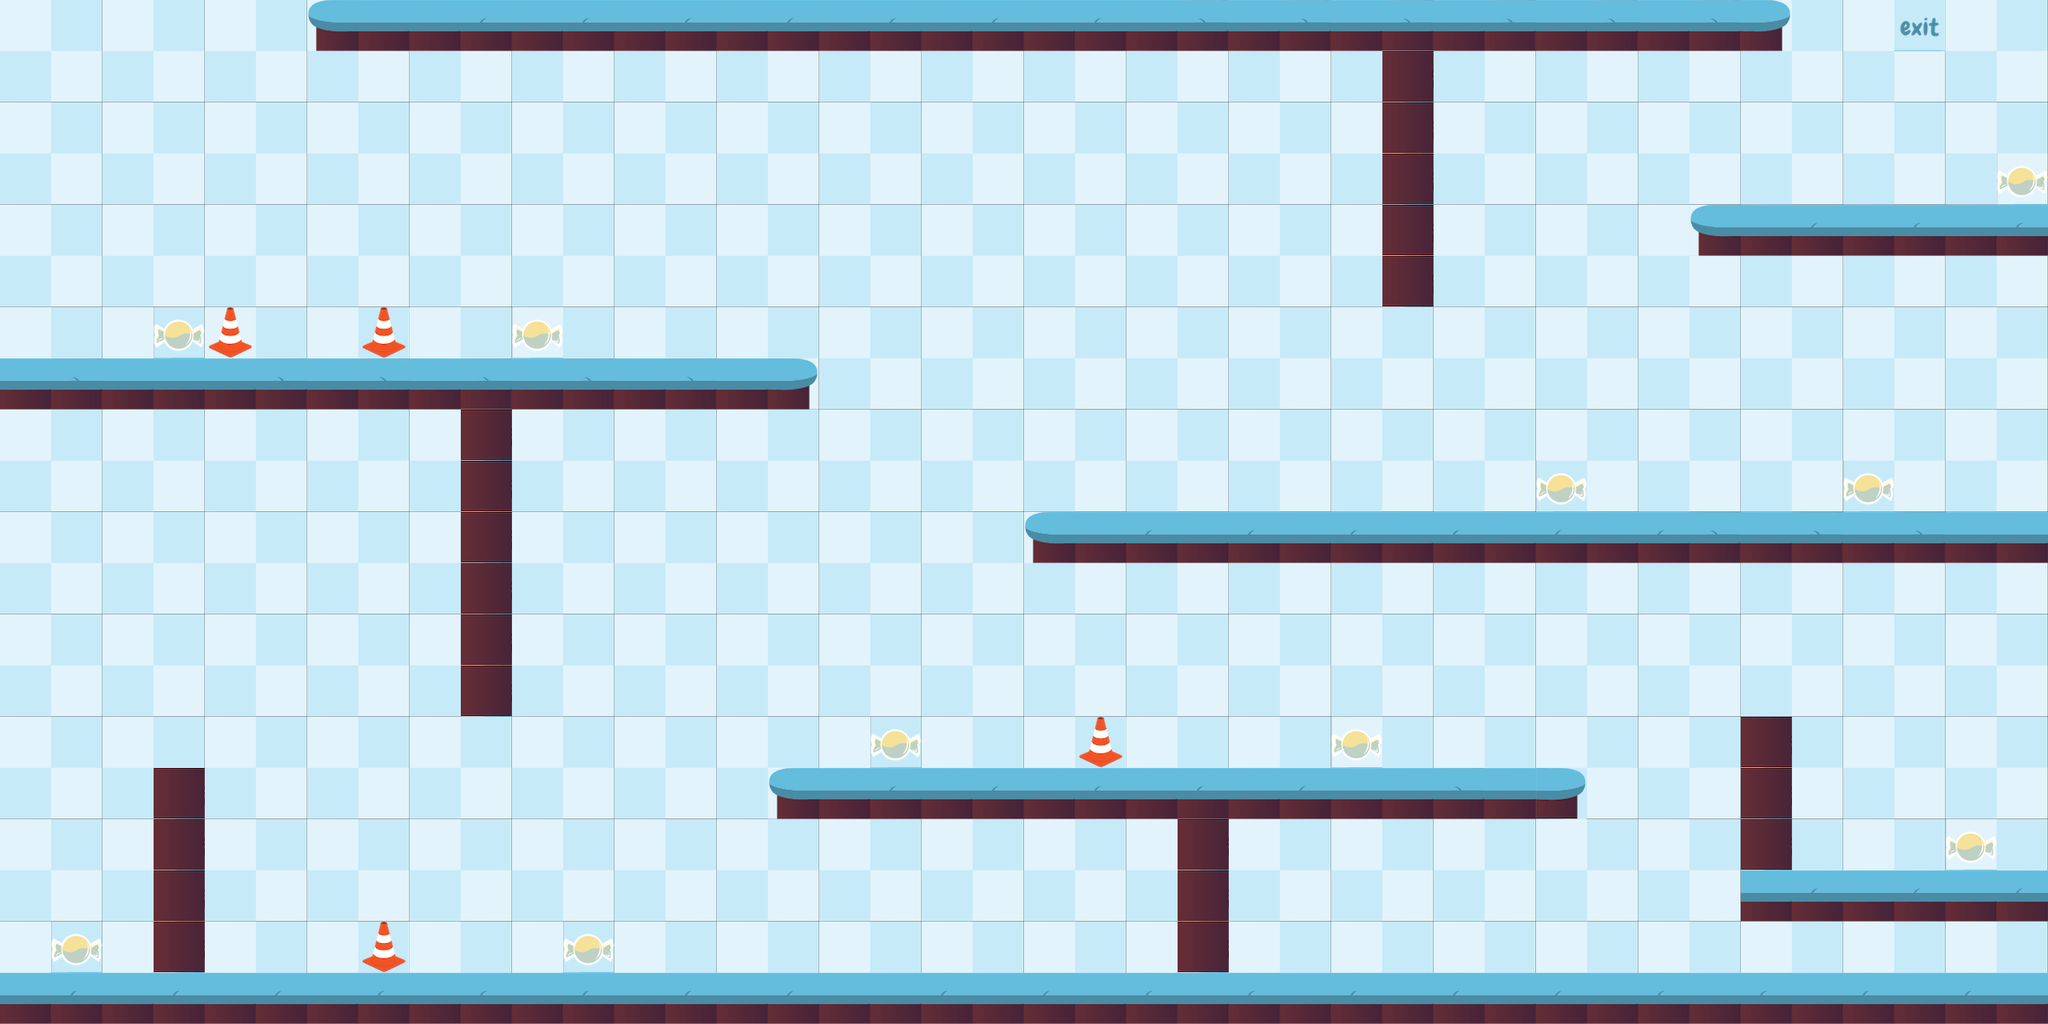

Rendered tile map (Tiled .tmx) drawn with the repository's tilesets; below, a short description and the map source with its tile grids summarised:
An orthogonal 40x20 tile map with 64x64 px tiles, 5 tile layers (backgroundLayer, pillarsLayer, obstaclesLayer, exitLayer, ...) and 4 objects (startPoint, endPoint, alien1, alien2).

<map version="1.5" tiledversion="2021.02.15" orientation="orthogonal" renderorder="right-down" width="40" height="20" tilewidth="64" tileheight="64" infinite="0" nextlayerid="9" nextobjectid="6">
 <editorsettings>
  <export target="level3.json" format="json" />
 </editorsettings>
 <tileset firstgid="1" name="tiles3" tilewidth="64" tileheight="64" tilecount="20" columns="5">
  <image source="tiles3.png" width="320" height="256" />
  <tile id="7">
   <properties>
    <property name="obstacles" type="bool" value="true" />
   </properties>
  </tile>
  <tile id="10">
   <properties>
    <property name="pillars" type="bool" value="true" />
   </properties>
  </tile>
  <tile id="13">
   <properties>
    <property name="pillars" type="bool" value="true" />
   </properties>
  </tile>
  <tile id="14">
   <properties>
    <property name="pillars" type="bool" value="true" />
   </properties>
  </tile>
  <tile id="15">
   <properties>
    <property name="pillars" type="bool" value="true" />
   </properties>
  </tile>
  <tile id="16">
   <properties>
    <property name="pillars" type="bool" value="true" />
   </properties>
  </tile>
  <tile id="17">
   <properties>
    <property name="pillars" type="bool" value="true" />
   </properties>
  </tile>
  <tile id="18">
   <properties>
    <property name="pillars" type="bool" value="true" />
   </properties>
  </tile>
  <tile id="19">
   <properties>
    <property name="pillars" type="bool" value="true" />
   </properties>
  </tile>
 </tileset>
 <layer id="1" name="backgroundLayer" width="40" height="20">
  <data>[800 cells, 800 non-empty, 4 distinct tile ids]</data>
 </layer>
 <layer id="2" name="pillarsLayer" width="40" height="20">
  <data>[800 cells, 155 non-empty, 7 distinct tile ids]</data>
 </layer>
 <layer id="3" name="obstaclesLayer" width="40" height="20">
  <data>[800 cells, 4 non-empty, 1 distinct tile ids]</data>
 </layer>
 <layer id="5" name="exitLayer" width="40" height="20">
  <data>[800 cells, 1 non-empty, 1 distinct tile ids]</data>
 </layer>
 <layer id="6" name="candyLayer" width="40" height="20">
  <data>[800 cells, 10 non-empty, 1 distinct tile ids]</data>
 </layer>
 <objectgroup id="7" name="exitobject">
  <object id="1" name="startPoint" x="93.9394" y="424.242">
   <point />
  </object>
  <object id="2" name="endPoint" x="2400" y="36.3636">
   <point />
  </object>
 </objectgroup>
 <objectgroup id="8" name="objectLayer">
  <object id="4" name="alien1" x="800" y="424.242">
   <point />
  </object>
  <object id="5" name="alien2" x="1633.33" y="615.152">
   <point />
  </object>
 </objectgroup>
</map>
